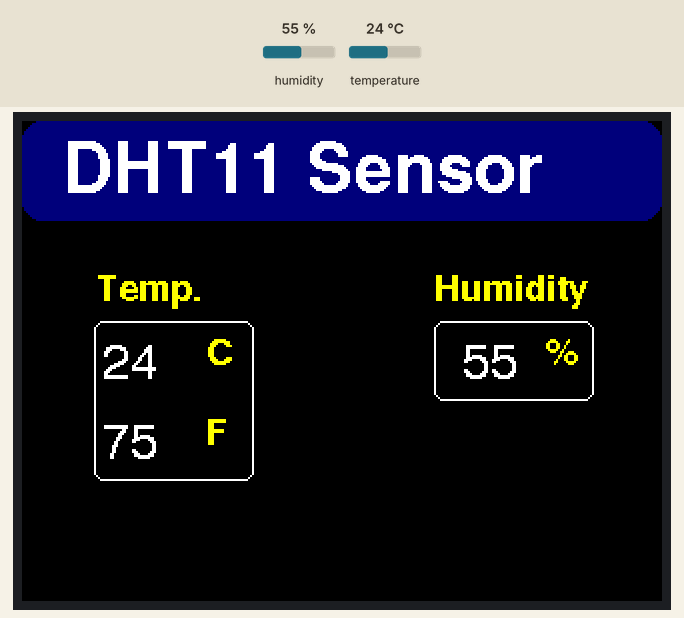
A sketch run on a simulated ESP32. Parts: 320×240 colour display. Inputs (shaded band) come from the test bench; at power-on: humidity 55 %, temperature 24 °C.

Above: at 2.6 s.
2.7 s: humidity set to 22 %
At 7.5 s:
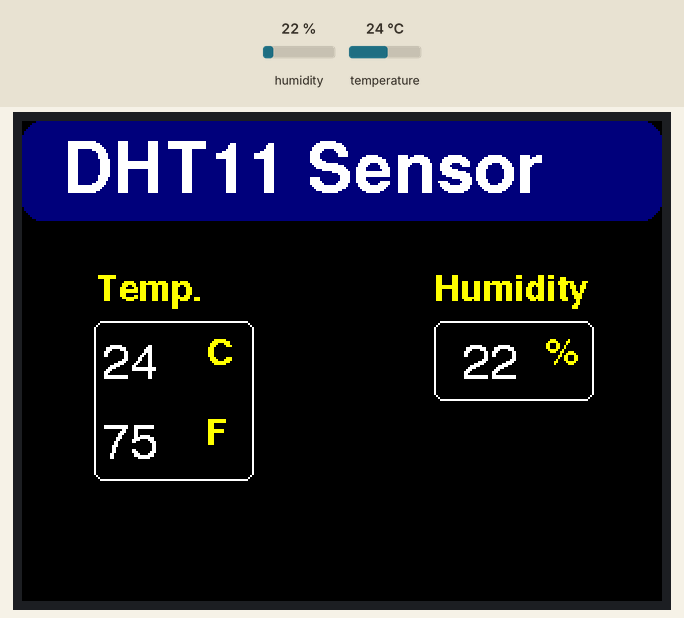
8.0 s: temperature set to 12 °C
At 10.5 s:
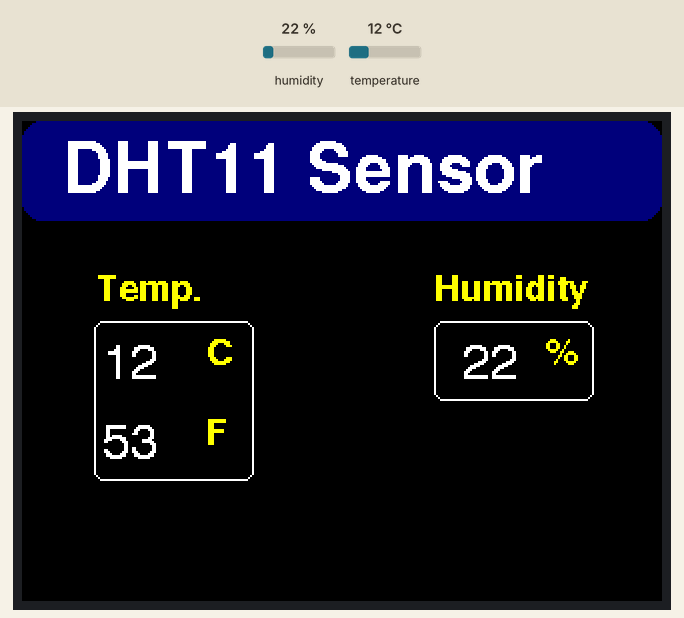
13.3 s: humidity set to 40 %
At 14.7 s:
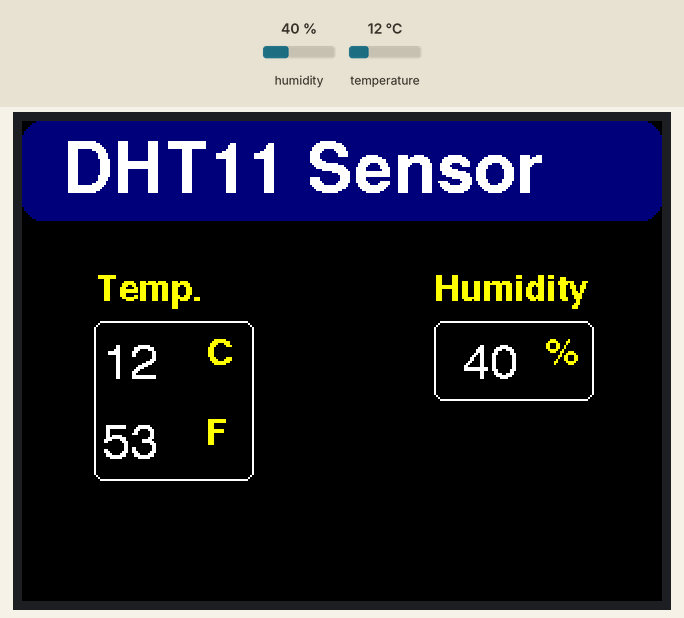
18.6 s: temperature set to 19 °C
At 23.3 s:
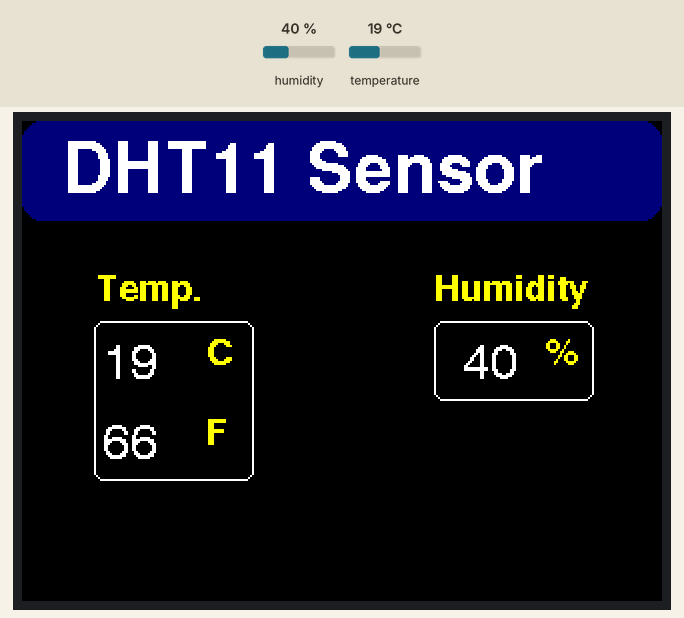
Timing chart, 0 to 24.8 s (numbered marks = the images above; inputs shaded):
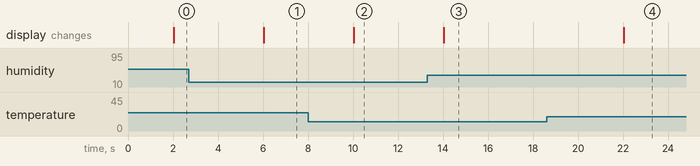

The sketch:

dht11.ino
```cpp
/*
   Display Temperature in DegC and humidity on the WIO terminal LCD
   DHT11 is connected to the grove plug on the bottom right of WIO.
*/
#include <TFT_eSPI.h>
#include <DHT.h>

#define EVENT_WAIT_TIME 2000 // msec

TFT_eSPI tft = TFT_eSPI();            // Invoke custom library
DHT dht(0, DHT11);
// DHT11 has 1.0c precision
// DHT22 has 0.5c precision
const uint8_t precision = 0; // digits after decimal for DegC (DHT22)
long lastEvent = 0;

void handleTemperaturesensor()
{
  unsigned long now = millis();
  if (now - lastEvent < EVENT_WAIT_TIME)
    return;
  lastEvent = now;

  float tempC = dht.readTemperature();
  float humidity = dht.readHumidity();

  if (isnan(tempC) || isnan(humidity)) {
    return;                                     // try again next time
  }
  float tempF = dht.convertCtoF(tempC);

  tft.setTextColor(TFT_WHITE, TFT_BLACK);
  tft.drawFloat(tempC, precision, 40, 110, 4);
  tft.drawNumber(tempF, 40 , 150, 4);
  tft.drawNumber(humidity, 220 , 110, 4);
}

void setup()
{
  dht.begin();

  tft.begin();
  tft.setRotation(3);
  tft.fillScreen(TFT_BLACK);

  tft.setFreeFont(&FreeSansBold18pt7b);
  tft.fillRoundRect(0, 0, 320, 50, 10, TFT_NAVY);
  tft.setTextColor(TFT_WHITE);
  tft.drawString("DHT11 Sensor", 20, 10 , 1);

  tft.setFreeFont(&FreeSansBold9pt7b);
  tft.setTextColor(TFT_YELLOW);

  tft.drawString("Temp.", 36, 76 , 1);
  tft.drawRoundRect(36, 100, 80, 80, 5, TFT_WHITE);
  tft.drawString("C", 92, 108, 1);
  tft.drawString("F", 92, 148, 1);

  tft.drawString("Humidity", 206 , 76, 1);
  tft.drawRoundRect(206, 100, 80, 40, 5, TFT_WHITE);
  tft.drawString("%", 262, 108, 1);
}

void loop()
{
  handleTemperaturesensor();
}
```

Measured:
- after the input at 2.7 s, the display: changes after 3.3 s (image 1)
- after the input at 8.0 s, the display: changes after 2.0 s (image 2)
- after the input at 13.3 s, the display: changes after 0.73 s (image 3)
- after the input at 18.6 s, the display: changes after 3.4 s (image 4)
